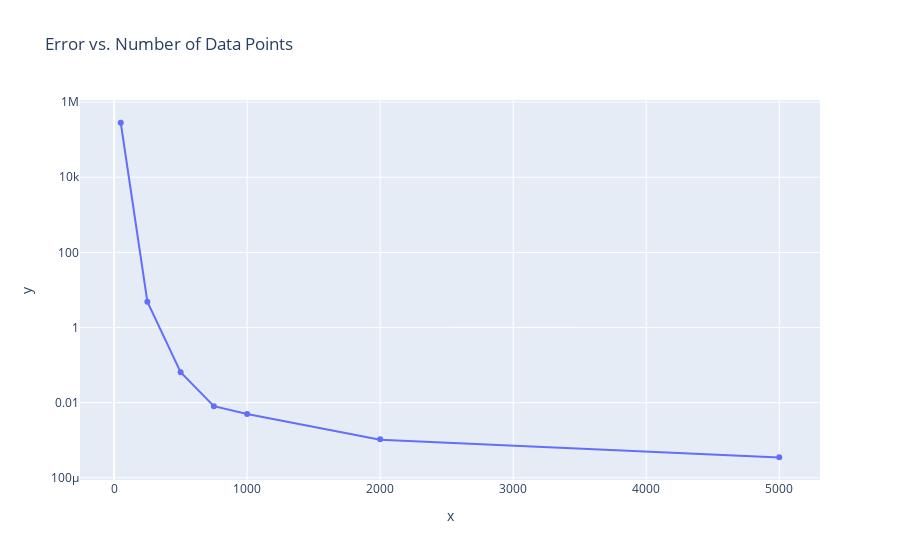

Notebook code for this chart:
### Code cell
n_data_points = [50, 250, 500, 750, 1000, 2000, 5000]
errors = []
for n in tqdm(n_data_points):
    X_train, y_train = generate_sample(n, 2, (-2.5, -1.5), (1.5, 2.5), target_func, noise_scale=0)
    gpr = GPR(**hp)
    gpr = gpr.fit(X_train, y_train)
    y_pred = gpr.predict(X_test)
    error = mean_squared_error(y_test, y_pred)
    errors.append(error)
    
px.scatter(x=n_data_points, y=errors, title='Error vs. Number of Data Points', log_y=True, trendline="lowess")

### Figure 1 — Plotly figure (JSON) as saved in the notebook; plotly's stock layout.template omitted (floating-point values rounded to 4 significant figures)
{"data": [{"hovertemplate": "x=%{x}<br>y=%{y}<extra></extra>", "legendgroup": "", "marker": {"color": "#636efa", "symbol": "circle"}, "mode": "markers", "name": "", "orientation": "v", "showlegend": false, "type": "scatter", "x": [50, 250, 500, 750, 1000, 2000, 5000], "xaxis": "x", "y": [281800.0, 4.876, 0.0647, 0.008084, 0.005018, 0.00106, 0.0003526], "yaxis": "y"}, {"hovertemplate": "<b>LOWESS trendline</b><br><br>x=%{x}<br>y=%{y} <b>(trend)</b><extra></extra>", "legendgroup": "", "marker": {"color": "#636efa", "symbol": "circle"}, "mode": "lines", "name": "", "showlegend": false, "type": "scatter", "x": [50, 250, 500, 750, 1000, 2000, 5000], "xaxis": "x", "y": [281800.0, 4.876, 0.0647, 0.008084, 0.005018, 0.001031, 0.0003474], "yaxis": "y"}], "layout": {"legend": {"tracegroupgap": 0}, "title": {"text": "Error vs. Number of Data Points"}, "xaxis": {"anchor": "y", "domain": [0, 1], "title": {"text": "x"}}, "yaxis": {"anchor": "x", "domain": [0, 1], "title": {"text": "y"}, "type": "log"}}}
